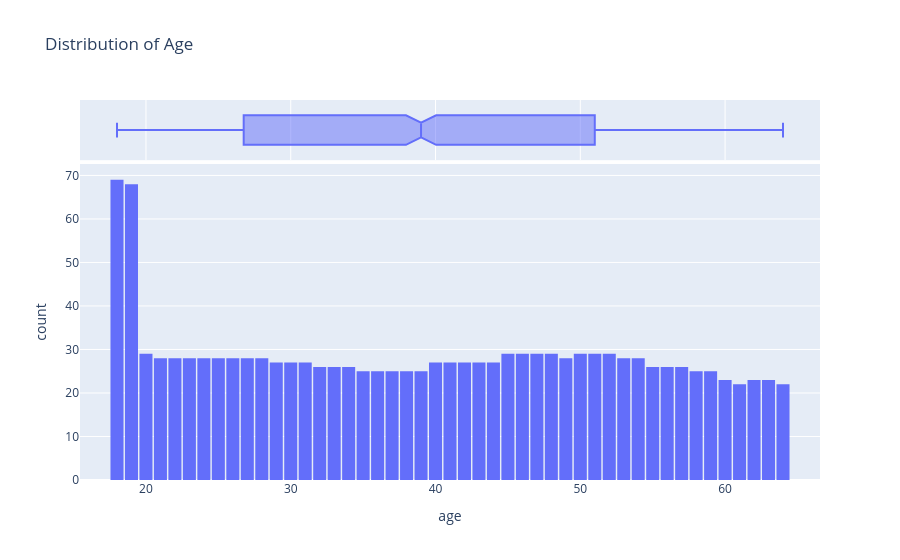

This figure's notebook cell:
### Code cell
fig = px.histogram(medical_df, 
                   x='age', 
                   marginal='box', 
                   nbins=47, 
                   title='Distribution of Age')
fig.update_layout(bargap=0.1)
fig.show()

### Figure 1 — Plotly figure (JSON) as saved in the notebook; plotly's stock layout.template omitted (floating-point values rounded to 4 significant figures; data arrays with more than 128 entries replaced by an {"elided": "..."} marker saying what was removed)
{"data": [{"bingroup": "x", "hovertemplate": "age=%{x}<br>count=%{y}<extra></extra>", "legendgroup": "", "marker": {"color": "#636efa", "pattern": {"shape": ""}}, "name": "", "nbinsx": 47, "orientation": "v", "showlegend": false, "type": "histogram", "x": {"elided": "1337 int values"}, "xaxis": "x", "yaxis": "y"}, {"hovertemplate": "age=%{x}<extra></extra>", "legendgroup": "", "marker": {"color": "#636efa"}, "name": "", "notched": true, "showlegend": false, "type": "box", "x": {"elided": "1337 int values"}, "xaxis": "x2", "yaxis": "y2"}], "layout": {"bargap": 0.1, "barmode": "relative", "legend": {"tracegroupgap": 0}, "title": {"text": "Distribution of Age"}, "xaxis": {"anchor": "y", "domain": [0, 1], "title": {"text": "age"}}, "xaxis2": {"anchor": "y2", "domain": [0, 1], "matches": "x", "showgrid": true, "showticklabels": false}, "yaxis": {"anchor": "x", "domain": [0, 0.8316], "title": {"text": "count"}}, "yaxis2": {"anchor": "x2", "domain": [0.8416, 1], "matches": "y2", "showgrid": false, "showline": false, "showticklabels": false, "ticks": ""}}}
